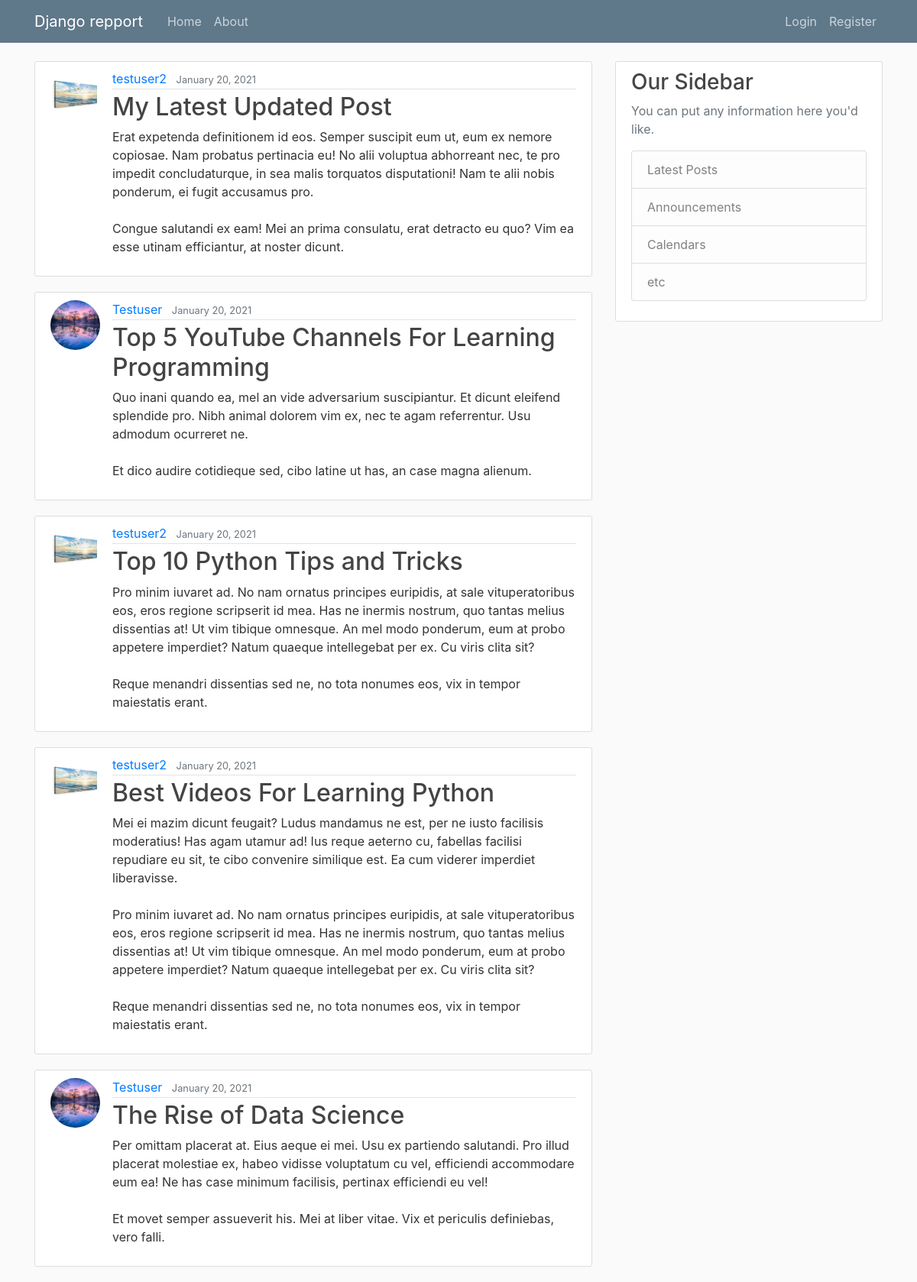
The page / on the database its author committed.
### repport/models.py (models this page shows, shortened)
class Post(models.Model):
    title = models.CharField(max_length=100)
    content = models.TextField()
    date_posted = models.DateTimeField(default=timezone.now) # finde tid som en post bliver gemt
    author = models.ForeignKey(User, on_delete=models.CASCADE) # import User clas med forenkey post bliver forbundet med user.

### users/models.py (models this page shows, shortened)
class Profile(models.Model):
    user = models.OneToOneField(User, on_delete=models.CASCADE) # one_to_one betyder hver user har en profile og cascade mener hvis en bruger bliver slettet så vil profilen også bliver slettet
    image = models.ImageField(default='default.jpg', upload_to='profile_pics') # har en defaul billede som er gemt under filen 'profile_pics'

### repport/views.py (the view)
# urls.py: path('', PostListView.as_view(), name='repport-home'),
class PostListView(ListView):
    model = Post
    template_name = 'repport/home.html'  # <app>/<model>_<viewtype>.html  PostListView.as_view() med den mens <app> / <model>_<vietype> html- app er ligsom vores repport app. model er database og vieetype er list.
    context_object_name = 'posts'
    ordering = ['-date_posted'] # med - vil nyeste post vil stå først
    paginate_by = 5

### repport/templates/repport/home.html
{% extends "repport/base.html" %}
{% block content %}
    {% for post in posts %}
        <article class="media content-section">
            <img class="rounded-circle article-img" src="{{ post.author.profile.image.url }}">
              <div class="media-body">
                <div class="article-metadata">
                  <a class="mr-2" href="#">{{ post.author }}</a>
                  <small class="text-muted">{{ post.date_posted|date:"F d, Y" }}</small>
                </div>
                <h2><a class="article-title"  href="{% url 'post-detail' post.id %}" >{{ post.title }}</a></h2>
                <p class="article-content">{{ post.content }}</p>
              </div>
            </article>
    {% endfor %}
{% endblock content %}

### repport/static/repport/main.css (style rules this page uses)
body { background: #fafafa; color: #333333; margin-top: 5rem; }
h1, h2, h3, h4, h5, h6 { color: #444444; }
.content-section { background: #ffffff; padding: 10px 20px; border: 1px solid #dddddd; border-radius: 3px; margin-bottom: 20px; }
.article-title { color: #444444; }
.article-content { white-space: pre-line; }
.article-img { height: 65px; width: 65px; margin-right: 16px; }
.article-metadata { padding-bottom: 1px; margin-bottom: 4px; border-bottom: 1px solid #e3e3e3 }

### rows shown on the page
Post: author.profile.image (picture), author "testuser2", date_posted "January 20, 2021", title "My Latest Updated Post", content "Erat expetenda definitionem id eos. Semper suscipit eum ut, eum ex nemore copiosae. Nam probatus pertinacia eu! No alii voluptua abhorreant nec, te pro impedit concludaturque, in sea malis torquatos disputationi! Nam te alii nobis ponderum, ei fugit accusamus pro. Congue salutandi ex eam! Mei an prima consulatu, erat detracto eu quo? Vim ea esse utinam efficiantur, at noster dicunt."
Post: author.profile.image (picture), author "Testuser", date_posted "January 20, 2021", title "Top 5 YouTube Channels For Learning Programming", content "Quo inani quando ea, mel an vide adversarium suscipiantur. Et dicunt eleifend splendide pro. Nibh animal dolorem vim ex, nec te agam referrentur. Usu admodum ocurreret ne. Et dico audire cotidieque sed, cibo latine ut has, an case magna alienum."
Post: author.profile.image (picture), author "testuser2", date_posted "January 20, 2021", title "Top 10 Python Tips and Tricks", content "Pro minim iuvaret ad. No nam ornatus principes euripidis, at sale vituperatoribus eos, eros regione scripserit id mea. Has ne inermis nostrum, quo tantas melius dissentias at! Ut vim tibique omnesque. An mel modo ponderum, eum at probo appetere imperdiet? Natum quaeque intellegebat per ex. Cu viris clita sit? Reque menandri dissentias sed ne, no tota nonumes eos, vix in tempor maiestatis erant."
Post: author.profile.image (picture), author "testuser2", date_posted "January 20, 2021", title "Best Videos For Learning Python", content "Mei ei mazim dicunt feugait? Ludus mandamus ne est, per ne iusto facilisis moderatius! Has agam utamur ad! Ius reque aeterno cu, fabellas facilisi repudiare eu sit, te cibo convenire similique est. Ea cum viderer imperdiet liberavisse. Pro minim iuvaret ad. No nam ornatus principes euripidis, at sale vituperatoribus eos, eros regione scripserit id mea. Has ne inermis nostrum, quo tantas melius dissentias at! Ut vim tibique omnesque. An mel modo ponderum, eum at probo appetere imperdiet? Natum quaeque intellegebat per ex. Cu viris clita sit? Reque menandri dissentias sed ne, no tota nonumes eos, vix in tempor maiestatis erant."
Post: author.profile.image (picture), author "Testuser", date_posted "January 20, 2021", title "The Rise of Data Science", content "Per omittam placerat at. Eius aeque ei mei. Usu ex partiendo salutandi. Pro illud placerat molestiae ex, habeo vidisse voluptatum cu vel, efficiendi accommodare eum ea! Ne has case minimum facilisis, pertinax efficiendi eu vel! Et movet semper assueverit his. Mei at liber vitae. Vix et periculis definiebas, vero falli."
